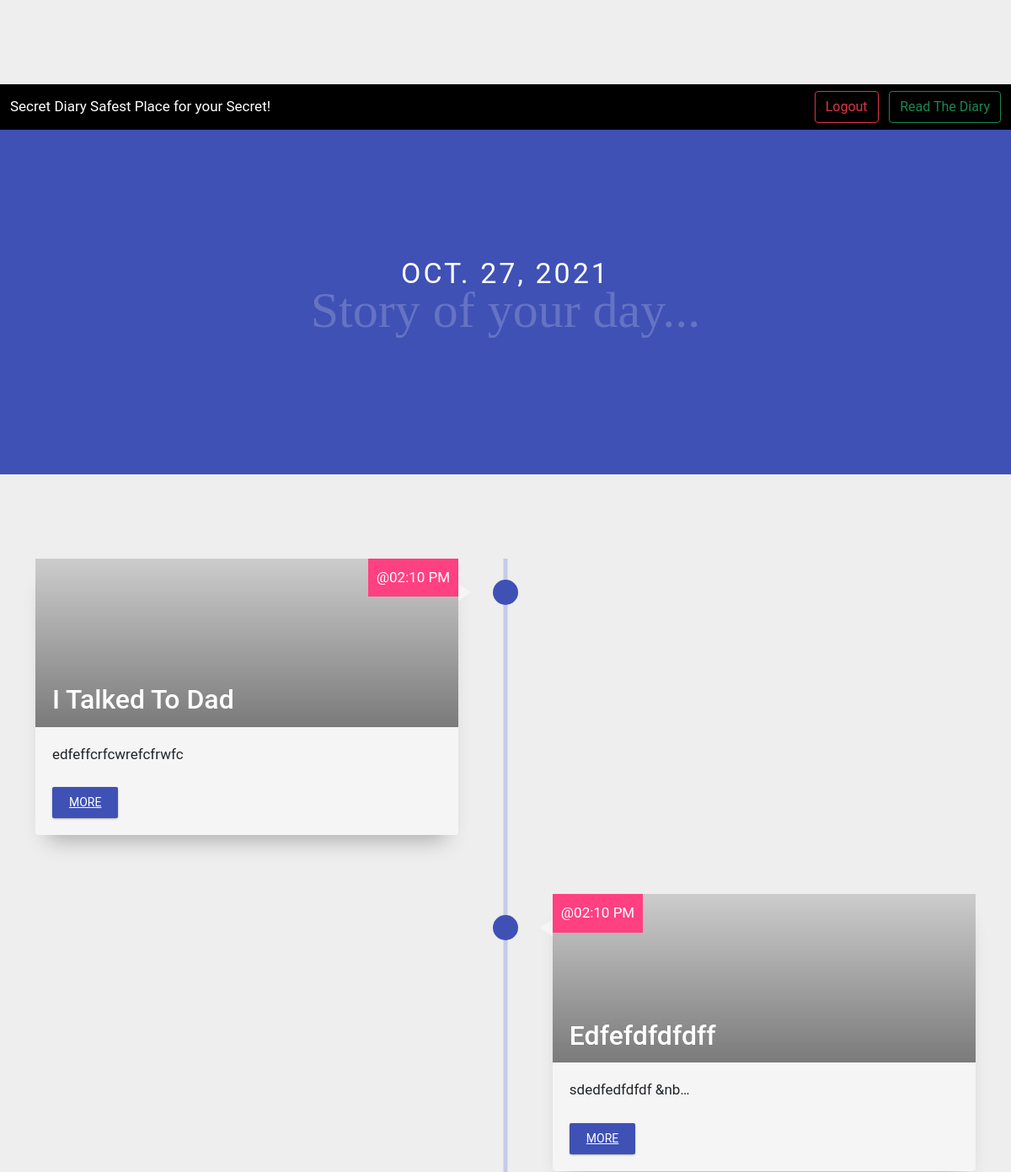
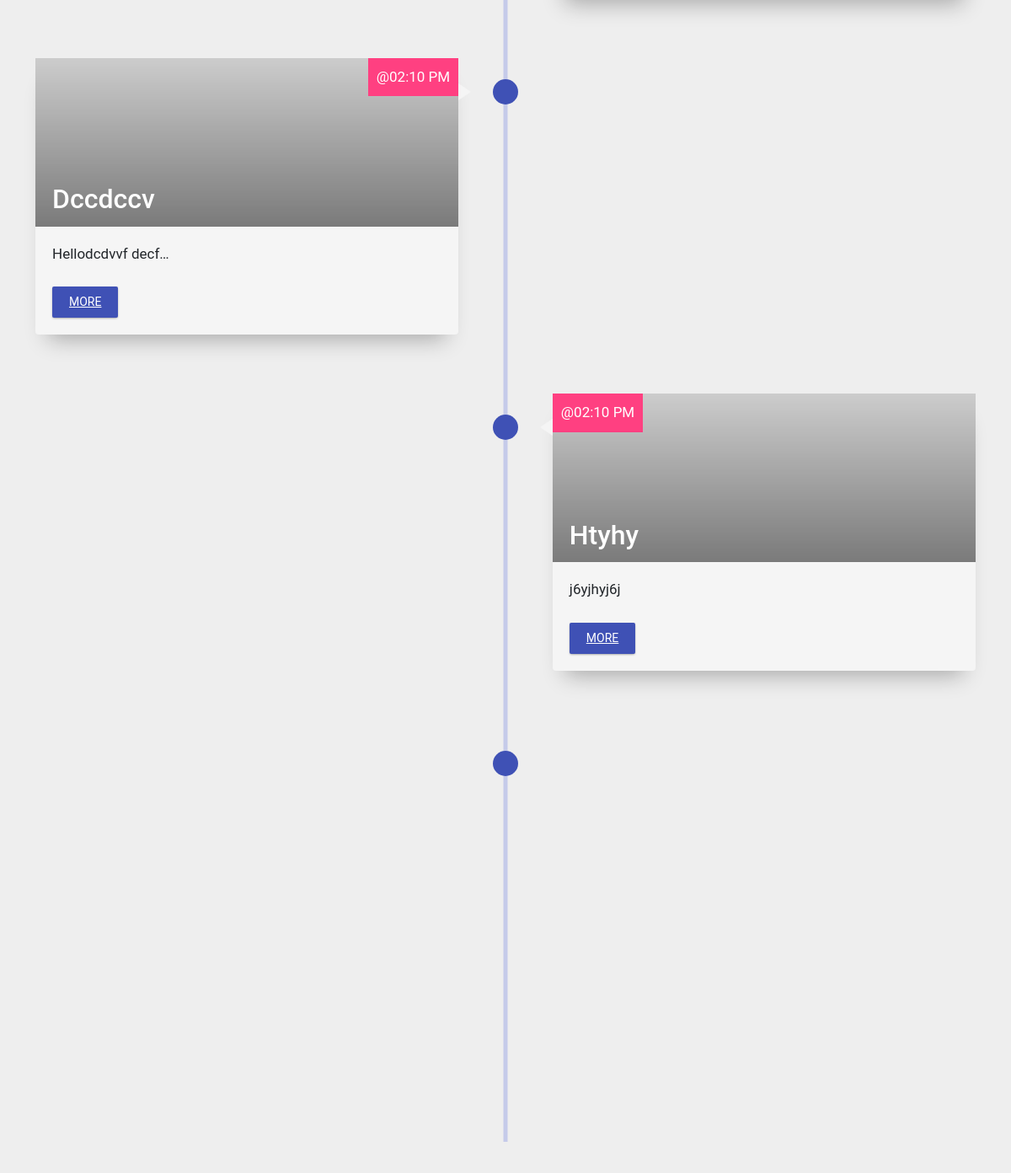
Page /show_date/2021/10/27/ (signed in) on the committed database (2 pictures, top to bottom).
### diary/models.py (models this page shows, shortened)
class Diary_Note(models.Model):
    Owner = models.ForeignKey(User, on_delete=models.CASCADE)
    Title = models.CharField(max_length=100)
    Body  = RichTextField()
    created_date = models.DateTimeField(default=timezone.now)
    def get_more_url(self):
        return reverse('diary:show_note',kwargs={'id':self.id})

### diary/views.py (the view)
# urls.py: path('show_date/<int:year>/<int:month>/<int:day>/',show_date,name='show_date'),
@login_required
def show_date(request,year,month,day):
    day_notes  = Diary_Note.objects.filter(Owner=request.user,
                                            created_date__year = year,
                                            created_date__month = month,
                                            created_date__day = day, )
    return render(request,'diary/day.html',{'day_notes':day_notes})

### templates/diary/day.html (shortened to what this page needs)
{% extends 'base.html' %}
{% load static %}
{%block content %}
<link rel="stylesheet" type="text/css" href="{%static 'css/day.css' %}">
<header>
    <div class="container text-center">
      <h1>{{day_notes.0.created_date|date}}</h1>
      <p>Story of your day...</p>
    </div>
  </header>
{% if  day_notes|length != 1 %}
  <section class="timeline">
    <div class="container">
    {% for note in day_notes %}
      <div class="timeline-item">
        <div class="timeline-img"></div>
        <div class="timeline-content timeline-card {%cycle 'js--fadeInRight' 'js--fadeInLeft' %}">
          <div class="timeline-img-header">
            <h2>{{note.Title|title}}</h2>
          </div>
          <div class="date">@{{note.created_date|date:'h:n A'}}</div>
          <div id='mydiv'>
          <p>{{note.Body|striptags|truncatechars:20}}</p>
          </div>
          <a href={{note.get_more_url}} id='btn-sm'>More</button></a>
        </div>
        </div>
    {%endfor%}
    </div>
  </section>
  {%else%}
  <br>
  <div class="container text-center">
    <h1>{{day_notes.0.Title|safe}}</h1>
    <p>S{{day_notes.0.Body|safe}}</p>
  </div>
  {%endif%}
{%endblock%}

### diary/static/css/day.css (style rules this page uses)
section { padding: 100px 0; }
h1 { font-size: 200%; text-transform: uppercase; letter-spacing: 3px; font-weight: 400; }
header { background: #3f51b5; color: #fff; padding: 150px 0; }
header p { font-family: 'Allura'; color: rgba(255, 255, 255, .2); margin-bottom: 0; font-size: 60px; margin-top: -30px; }
.timeline { position: relative; }
.timeline::before { content: ''; background: #c5cae9; width: 5px; height: 95%; position: absolute; left: 50%; transform: translateX(-50%); }
.timeline-item { width: 100%; margin-bottom: 70px; }
.timeline-item:nth-child(even) .timeline-content { float: right; padding: 40px 30px 10px 30px; }
.timeline-item:nth-child(even) .timeline-content .date { right: auto; left: 0; }
.timeline-item:nth-child(even) .timeline-content::after { content: ''; position: absolute; border-style: solid; width: 0; height: 0; top: 30px; left: -15px; border-width: 10px 15px 10px 0; border-color: transparent #f5f5f5 transparent transparent; }
.timeline-item::after { content: ''; display: block; clear: both; }
.timeline-content { position: relative; width: 45%; padding: 10px 30px; border-radius: 4px; background: #f5f5f5; box-shadow: 0 20px 25px -15px rgba(0, 0, 0, .3); }
.timeline-content::after { content: ''; position: absolute; border-style: solid; width: 0; height: 0; top: 30px; right: -15px; border-width: 10px 0 10px 15px; border-color: transparent transparent transparent #f5f5f5; }
.timeline-img { width: 30px; height: 30px; background: #3f51b5; border-radius: 50%; position: absolute; left: 50%; margin-top: 25px; margin-left: -15px; }
.container a { background: #3f51b5; color: #fff; padding: 8px 20px; text-transform: uppercase; font-size: 14px; margin-bottom: 20px; margin-top: 10px; display: inline-block; border-radius: 2px; box-shadow: 0 1px 3px -1px rgba(0, 0, 0, .6); }
.timeline-card { padding: 0 !important; }
.timeline-card p { padding: 0 20px; }
.timeline-card a { margin-left: 20px; }
.timeline-item .timeline-img-header { background: linear-gradient(rgba(0, 0, 0, 0), rgba(0, 0, 0, .4)), url('https://picsum.photos/1000/800/?random') center center no-repeat; background-size: cover; }
.timeline-img-header { height: 200px; position: relative; margin-bottom: 20px; }
.timeline-img-header h2 { color: #fff; position: absolute; bottom: 5px; left: 20px; }
.date { background: #ff4081; display: inline-block; color: #fff; padding: 10px; position: absolute; top: 0; right: 0; }

### rows in the picture
Diary_Note: created_date "OCT. 27, 2021", Title "I Talked To Dad", created_date "02:10 PM", Body "edfeffcrfcwrefcfrwfc"
Diary_Note: Title "Edfefdfdfdff", created_date "02:10 PM", Body "sdedfedfdfdf &nb…"
Diary_Note: Title "Dccdccv", created_date "02:10 PM", Body "Hellodcdvvf decf…"
Diary_Note: Title "Htyhy", created_date "02:10 PM", Body "j6yjhyj6j"
